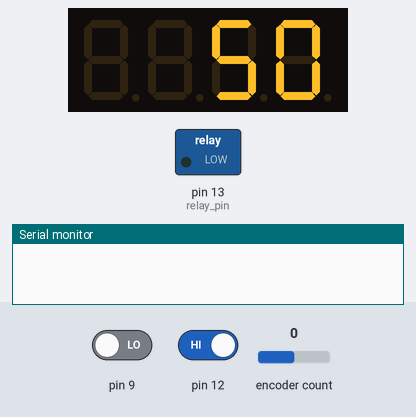
Recording of a sketch running on a simulated Arduino Uno, built with avr-gcc and run on an emulated ATmega328P. Parts: 4-digit seven-segment display, switched loads named in the sketch (green lamp = pin HIGH), the last lines printed to the serial monitor. The inputs (shaded band) are chosen by the test bench; at power-on: pin 12 HIGH, encoder count 0, pin 9 LOW.

Above: at 1.2 s.
1.3 s: pin 12 driven LOW
At 2.5 s:
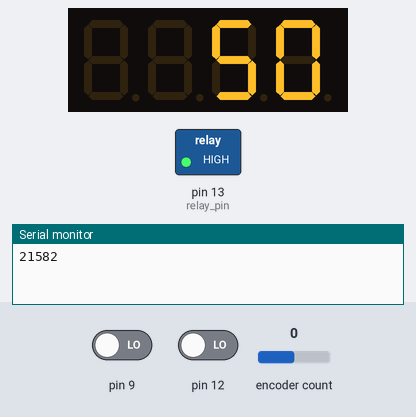
2.8 s: encoder count set to 1
At 3.8 s:
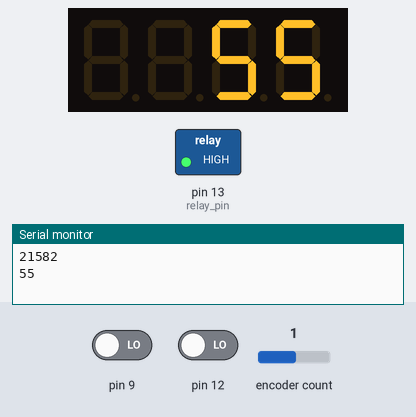
4.3 s: encoder count set to 2
At 5.2 s:
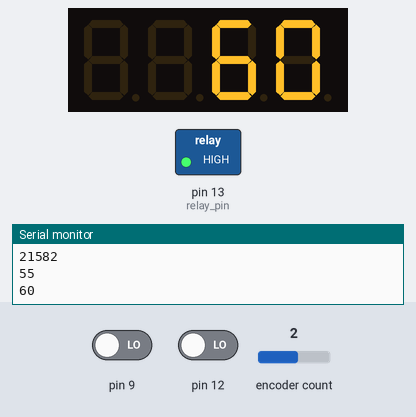
5.8 s: encoder count set to 3
At 6.6 s:
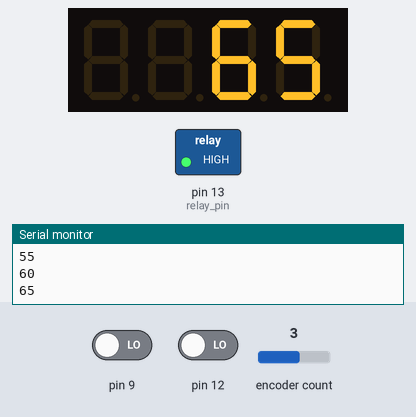
Timing chart, 0 to 8.3 s (numbered marks = the images above; inputs shaded):
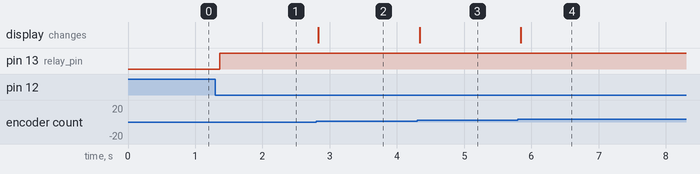

The sketch:

spot_welder.ino
```cpp
#include <EnableInterrupt.h>
#include <Rotary.h>
#include <TM1637Display.h>


TM1637Display display(10,11);  //clk and dio

Rotary r = Rotary(8,9); //rotary on these pins
 volatile int counter;   //this will be on time for relay
 volatile int btpress;  //just a button state integer


void setup() {
  Serial.begin(9600);

  /* Original interrupt setup:
  PCICR |= (1 << PCIE2);
  PCMSK2 |= (1 << PCINT18) | (1 << PCINT19);
  sei();
  */
  pinMode(6,INPUT_PULLUP);
  display.setBrightness(6);
 counter=50;   //start value for on time of relay,you could aditionaly restrict it but i cant bother
  enableInterrupt(8, interruptFunction, CHANGE);   //interrupts for rotary
  enableInterrupt(9, interruptFunction, CHANGE);
  enableInterrupt(12, btnpr,FALLING);   //interrupt for button
   pinMode(13,OUTPUT);               //relay pin
}

void loop() {
display.setBrightness(0x0f);         //max brightness
display.showNumberDec(counter,false);   //display setup withouth decimal point


if (btpress==1)
           {digitalWrite(13,LOW);delay(counter);digitalWrite(13,HIGH);btpress=0;} //this turns on the relay for set time
}

void interruptFunction() {        //main interrupt for rotary pins


  unsigned char result = r.process();
  if (result == DIR_NONE) {
    // do nothing
  }
  else if (result == DIR_CW) {
    //Serial.println("ClockWise");
    counter=counter+5;
    Serial.println(counter);
  }
  else if (result == DIR_CCW) {
    //Serial.println("CounterClockWise");
    counter=counter-5;
    Serial.println(counter);
  }
}

void btnpr(){                 //this sets btnstate to high when it detects a high
static unsigned long last_interrupt_time = 0;
 unsigned long interrupt_time = millis();
 // If interrupts come faster than 200ms, assume it's a bounce and ignore
 if (interrupt_time - last_interrupt_time > 200)
 {btpress=1;Serial.println('BTN');}
 else {btpress=0;}
 last_interrupt_time = interrupt_time;

  }
```

Measured:
- after the input at 1.3 s, pin 13 (relay_pin): LOW → HIGH after 0.07 s
- after the input at 2.8 s, the display: changes at once (image 2)
- after the input at 4.3 s, the display: changes at once (image 3)
- after the input at 5.8 s, the display: changes at once (image 4)
